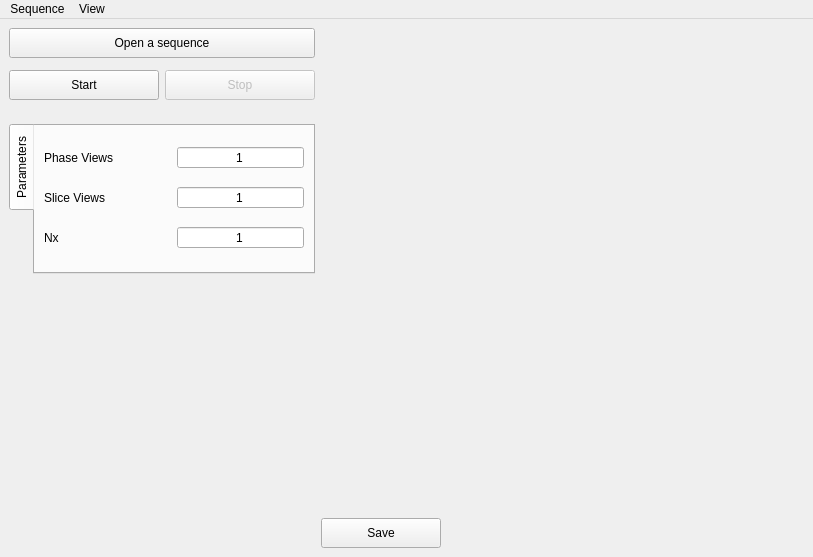
<?xml version="1.0" encoding="UTF-8"?>
<ui version="4.0">
 <class>MainWindow</class>
 <widget class="QMainWindow" name="MainWindow">
  <property name="geometry">
   <rect>
    <x>0</x>
    <y>0</y>
    <width>813</width>
    <height>557</height>
   </rect>
  </property>
  <property name="focusPolicy">
   <enum>Qt::NoFocus</enum>
  </property>
  <property name="windowTitle">
   <string>Scan MRI</string>
  </property>
  <property name="layoutDirection">
   <enum>Qt::LeftToRight</enum>
  </property>
  <property name="autoFillBackground">
   <bool>false</bool>
  </property>
  <property name="styleSheet">
   <string notr="true"/>
  </property>
  <widget class="QWidget" name="centralwidget">
   <layout class="QGridLayout" name="gridLayout">
    <item row="0" column="3" rowspan="8" colspan="2">
     <widget class="matplotlibWidget" name="matplotwidget" native="true"/>
    </item>
    <item row="0" column="1" colspan="2">
     <widget class="QPushButton" name="selectButton">
      <property name="minimumSize">
       <size>
        <width>306</width>
        <height>30</height>
       </size>
      </property>
      <property name="maximumSize">
       <size>
        <width>306</width>
        <height>30</height>
       </size>
      </property>
      <property name="text">
       <string>Open a sequence</string>
      </property>
     </widget>
    </item>
    <item row="2" column="2">
     <widget class="QPushButton" name="stopButton">
      <property name="enabled">
       <bool>false</bool>
      </property>
      <property name="minimumSize">
       <size>
        <width>150</width>
        <height>30</height>
       </size>
      </property>
      <property name="maximumSize">
       <size>
        <width>150</width>
        <height>30</height>
       </size>
      </property>
      <property name="text">
       <string>Stop</string>
      </property>
     </widget>
    </item>
    <item row="2" column="1">
     <widget class="QPushButton" name="startButton">
      <property name="enabled">
       <bool>true</bool>
      </property>
      <property name="minimumSize">
       <size>
        <width>150</width>
        <height>30</height>
       </size>
      </property>
      <property name="maximumSize">
       <size>
        <width>150</width>
        <height>30</height>
       </size>
      </property>
      <property name="text">
       <string>Start</string>
      </property>
      <property name="flat">
       <bool>false</bool>
      </property>
     </widget>
    </item>
    <item row="6" column="1" colspan="2">
     <widget class="QTabWidget" name="tabWidget">
      <property name="enabled">
       <bool>true</bool>
      </property>
      <property name="minimumSize">
       <size>
        <width>306</width>
        <height>150</height>
       </size>
      </property>
      <property name="maximumSize">
       <size>
        <width>306</width>
        <height>150</height>
       </size>
      </property>
      <property name="tabPosition">
       <enum>QTabWidget::West</enum>
      </property>
      <property name="currentIndex">
       <number>0</number>
      </property>
      <widget class="QWidget" name="tab_2">
       <attribute name="title">
        <string>Parameters</string>
       </attribute>
       <layout class="QGridLayout" name="gridLayout_2">
        <item row="1" column="1">
         <widget class="QSpinBox" name="spinBox_Phase">
          <property name="enabled">
           <bool>true</bool>
          </property>
          <property name="alignment">
           <set>Qt::AlignCenter</set>
          </property>
          <property name="readOnly">
           <bool>true</bool>
          </property>
          <property name="buttonSymbols">
           <enum>QAbstractSpinBox::NoButtons</enum>
          </property>
          <property name="maximum">
           <number>2048</number>
          </property>
          <property name="value">
           <number>1</number>
          </property>
         </widget>
        </item>
        <item row="2" column="0">
         <widget class="QLabel" name="label_10">
          <property name="text">
           <string>Slice Views</string>
          </property>
         </widget>
        </item>
        <item row="2" column="1">
         <widget class="QSpinBox" name="spinBox_Slice">
          <property name="enabled">
           <bool>true</bool>
          </property>
          <property name="alignment">
           <set>Qt::AlignCenter</set>
          </property>
          <property name="readOnly">
           <bool>true</bool>
          </property>
          <property name="buttonSymbols">
           <enum>QAbstractSpinBox::NoButtons</enum>
          </property>
          <property name="maximum">
           <number>2048</number>
          </property>
          <property name="value">
           <number>1</number>
          </property>
         </widget>
        </item>
        <item row="1" column="0">
         <widget class="QLabel" name="label_6">
          <property name="text">
           <string>Phase Views</string>
          </property>
         </widget>
        </item>
        <item row="3" column="0">
         <widget class="QLabel" name="label_8">
          <property name="text">
           <string>Nx</string>
          </property>
         </widget>
        </item>
        <item row="3" column="1">
         <widget class="QSpinBox" name="spinBox_CurrNx">
          <property name="alignment">
           <set>Qt::AlignCenter</set>
          </property>
          <property name="readOnly">
           <bool>true</bool>
          </property>
          <property name="buttonSymbols">
           <enum>QAbstractSpinBox::NoButtons</enum>
          </property>
          <property name="minimum">
           <number>1</number>
          </property>
          <property name="maximum">
           <number>100</number>
          </property>
          <property name="value">
           <number>1</number>
          </property>
         </widget>
        </item>
       </layout>
      </widget>
     </widget>
    </item>
    <item row="7" column="1" colspan="2">
     <spacer name="verticalSpacer">
      <property name="orientation">
       <enum>Qt::Vertical</enum>
      </property>
      <property name="sizeHint" stdset="0">
       <size>
        <width>20</width>
        <height>800</height>
       </size>
      </property>
     </spacer>
    </item>
    <item row="8" column="3">
     <widget class="QPushButton" name="saveButton">
      <property name="minimumSize">
       <size>
        <width>120</width>
        <height>30</height>
       </size>
      </property>
      <property name="maximumSize">
       <size>
        <width>120</width>
        <height>30</height>
       </size>
      </property>
      <property name="text">
       <string>Save</string>
      </property>
     </widget>
    </item>
   </layout>
  </widget>
  <widget class="QMenuBar" name="menubar">
   <property name="geometry">
    <rect>
     <x>0</x>
     <y>0</y>
     <width>813</width>
     <height>21</height>
    </rect>
   </property>
   <widget class="QMenu" name="menuView">
    <property name="title">
     <string>View</string>
    </property>
    <addaction name="act_preview"/>
   </widget>
   <widget class="QMenu" name="menuSequence">
    <property name="title">
     <string>Sequence</string>
    </property>
    <addaction name="actionEdit_Create"/>
   </widget>
   <addaction name="menuSequence"/>
   <addaction name="menuView"/>
  </widget>
  <action name="actionNew">
   <property name="icon">
    <iconset>
     <normaloff>:/icons/Ressources/Icon/Icon_New.png</normaloff>:/icons/Ressources/Icon/Icon_New.png</iconset>
   </property>
   <property name="text">
    <string>New</string>
   </property>
  </action>
  <action name="action_File">
   <property name="text">
    <string>&amp;File</string>
   </property>
  </action>
  <action name="actionOpen">
   <property name="text">
    <string>Open</string>
   </property>
  </action>
  <action name="act_preview">
   <property name="checkable">
    <bool>true</bool>
   </property>
   <property name="text">
    <string>Signal Preview</string>
   </property>
  </action>
  <action name="actionEdit_Create">
   <property name="text">
    <string>Edit/Create</string>
   </property>
  </action>
 </widget>
 <customwidgets>
  <customwidget>
   <class>matplotlibWidget</class>
   <extends>QWidget</extends>
   <header>matplotlibwidget.h</header>
   <container>1</container>
  </customwidget>
 </customwidgets>
 <resources/>
 <connections/>
</ui>
